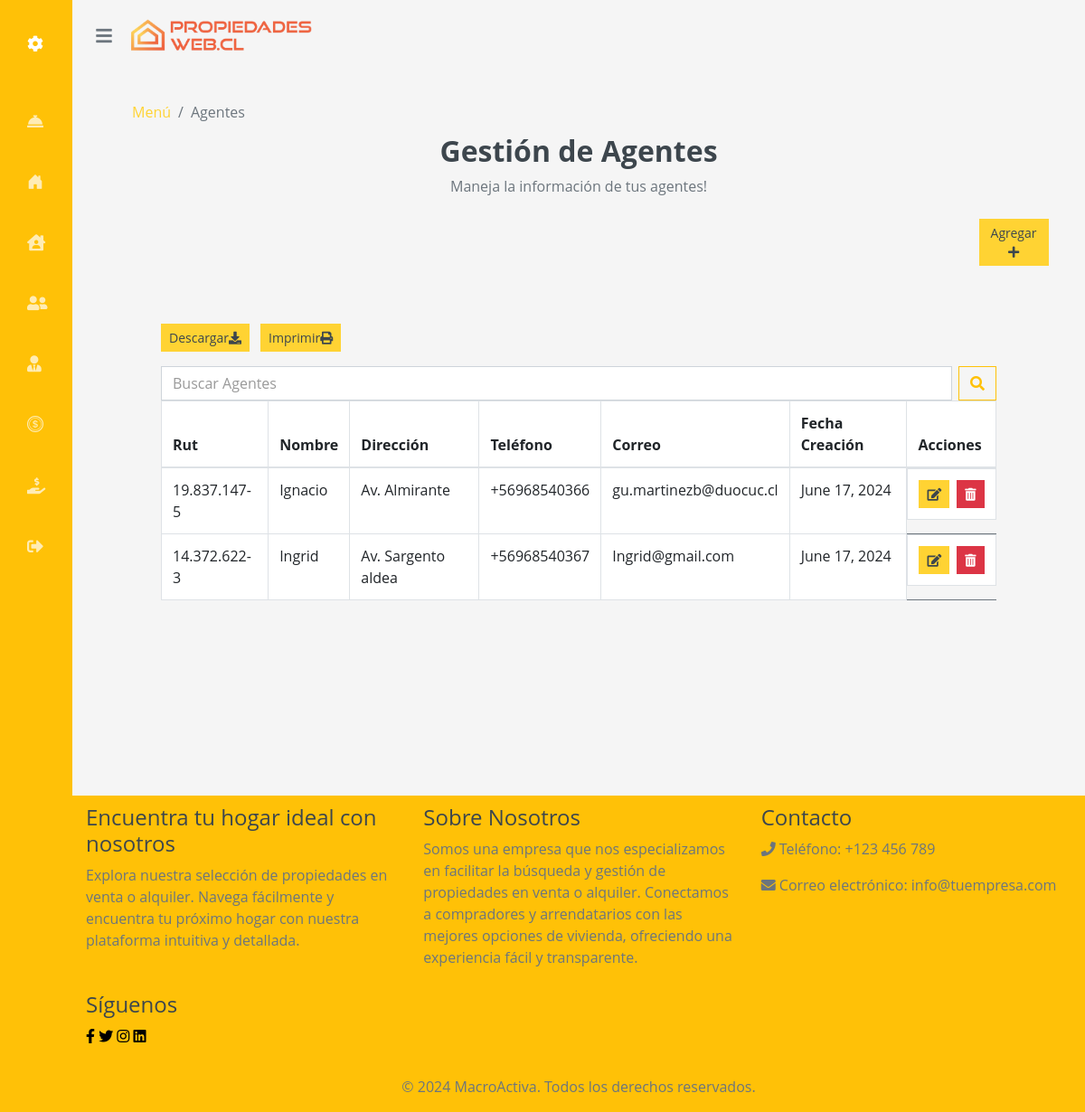
Page /agentes/ (signed in) on the committed database.
### core/models.py (models this page shows, shortened)
class Agente(models.Model):
    rut_agente = models.CharField(max_length=12)
    nombre = models.CharField(max_length=50)
    direccion = models.CharField(max_length=100)
    telefono = models.CharField(max_length=12)
    correo = models.CharField(max_length=200)
    fecha_creacion = models.DateField()
    rut_empresa = models.ForeignKey(EmpresaCorredora, on_delete= CASCADE)

### core/views.py (the view, shortened to what this page needs)
# urls.py: path('agentes/', views.agentes, name='agentes'),
@login_required
def agentes(request):
    form = frmAgente()
    empresa = request.user
    agentes = Agente.objects.filter(rut_empresa=empresa).order_by('-fecha_creacion')
    contexto = {}
    default_page = 1
    page = request.GET.get('page', default_page)
    query = request.GET.get('q')
    items_per_page = 5  # Ajusta el número de elementos por página según tus necesidades
    paginator = Paginator(agentes, items_per_page)
    try:
        agentes = paginator.page(page)
    except PageNotAnInteger:
        agentes = paginator.page(default_page)
    except EmptyPage:
        agentes = paginator.page(paginator.num_pages)
    contexto["form"] = form
    contexto["agentes"] = agentes
    return render(request, 'core/agentes.html', contexto)

### core/forms.py
class frmAgente(forms.ModelForm):
    class Meta:
        model=Agente
        fields=["rut_agente","nombre","direccion","telefono","correo","fecha_creacion"]
        widgets = {
            'fecha_creacion': forms.DateInput(attrs={'type': 'date'})
        }

### core/templates/core/agentes.html (shortened to what this page needs)
{% extends "core/base.html" %}
{% load static %}
{% load humanize %}
{% load crispy_forms_tags %}
{% block content %}
<div class="container-fluid mb-3">
    <div class="col-12 d-flex flex-column flex-md-row justify-content-between align-items-center">
        <nav aria-label="breadcrumb" style="background-color: transparent;">
            <ol class="breadcrumb mb-2 mb-md-0" style="background-color: transparent;">
                <li class="breadcrumb-item"><a href="#">Menú</a></li>
                <li class="breadcrumb-item active" aria-current="page">Agentes</li>
            </ol>
        </nav>
    </div>
    <h2 style="text-align:center;">Gestión de Agentes</h2>
    <div class="row">
        <div class="col-lg-12 d-flex justify-content-between align-items-center mb-2">
            <div class="flex-grow-1 d-flex justify-content-center">
                <p >
                    Maneja la información de tus agentes!
                </p>
        </div>
    </div>
</div>
<div class="d-flex justify-content-between align-items-center mb-3 container-fluid col-lg-1 text-lg-end" style="margin-right: 10px;">
    <div>
        <button class="btn btn-primary btn-sm me-2 btn-block" data-toggle="modal" data-target="#addModal " >
            Agregar <i class="fas fa-plus"></i>
        </button>
    </div>
</div>
<div class="row px-xl-5">
    <div class="col-lg-12">
    {% if agentes %}
<div class="container mt-5">
    <div class="table-responsive">
        <div class="d-flex justify-content-between align-items-center mb-3">
            <div>
                <button class="btn btn-primary btn-sm me-2"id="downloadButton" class="btn btn-success">Descargar<i class="fas fa-download"></i></button>
                <button class="btn btn-primary btn-sm me-2"id="printButton" class="btn btn-info">Imprimir<i class="fas fa-print"></i></button>
            </div>
        </div>
        <div class="flex relative">
            <form method="get" action="{% url 'agentes' %}" class="form-inline my-2 my-lg-0 w-100">
                <div class="input-group w-100">
                    <input class="form-control mr-sm-2" name="q" type="search" placeholder="Buscar Agentes" aria-label="Search">
                    <button class="btn btn-outline-warning" type="submit"><i class="fas fa-search"></i></button>
                </div>
            </form>
        </div>
    <table class="table table-bordered">
        <thead>
            <tr>
                <th scope="col">Rut</th>
                <th scope="col">Nombre</th>
                <th scope="col">Dirección</th>
                <th scope="col">Teléfono</th>
                <th scope="col">Correo</th>
                <th scope="col">Fecha Creación</th>
                <th scope="col">Acciones</th>
            </tr>
        </thead>
        <tbody>
            {% for agente in agentes %}
            <tr>
                <td>{{ agente.rut_agente }}</td>
                <td>{{ agente.nombre }}</td>
                <td>{{ agente.direccion }}</td>
                <td>{{ agente.telefono }}</td>
                <td>{{ agente.correo }}</td>
                <td>{{ agente.fecha_creacion }}</td>
                <td class="d-flex justify-content-between">
                    <button class="btn btn-sm btn-primary edit-btn mr-2" data-id="{{ agente.id}}" data-rut_agente="{{agente.rut_agente}}" data-nombre="{{ agente.nombre }}" data-direccion="{{ agente.direccion }}" data-telefono="{{ agente.telefono }}" data-correo="{{ agente.correo }}">
                        <i class="fas fa-edit"></i>
                    </button>
                    <button class="btn btn-sm btn-danger delete-btn" data-id="{{ agente.id }}">
                        <i class="fas fa-trash-alt"></i>
                    </button>
                </td>
            </tr>
            {% endfor %}
        </tbody>
    </table>
    </div>
</div>
    {% else %}
    <div class="text-center mt-5">
        <h3>Ningún agente encontrado</h3>
        <i class="fas fa-user-tie fa-5x"></i>
    </div>
    {% endif %}
        </div>
    </div>
</div>
{% endblock %}

### core/templates/core/base.html (style rules this page uses)
nav, .offcanvas { background-color: #000000; }

### rows in the picture
Agente: rut_agente "19.837.147-5", nombre "Ignacio", direccion "Av. Almirante", telefono "+56968540366", correo "gu.martinezb@duocuc.cl", fecha_creacion "June 17, 2024"
Agente: rut_agente "14.372.622-3", nombre "Ingrid", direccion "Av. Sargento aldea", telefono "+56968540367", correo "Ingrid@gmail.com", fecha_creacion "June 17, 2024"
